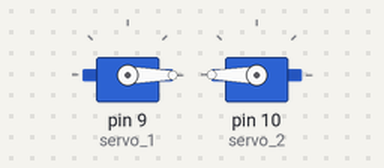
A sketch run on a simulated Arduino Uno, built with avr-gcc and run on an emulated ATmega328P. Shown: 2 × servo.

Above: at 0.1 s.
At 19.1 s:
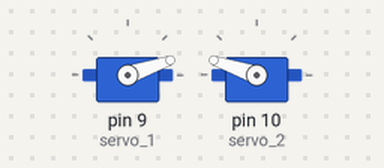
At 39.1 s:
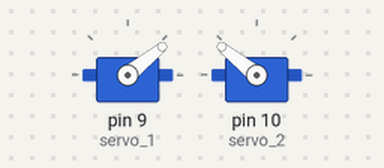
Timing chart, 0 to 40.0 s (numbered marks = the images above):
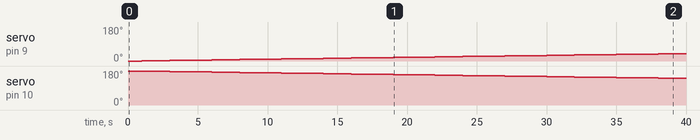

Measured:
- by itself, servo on pin 9 (servo_1): moves from 0° to 39° over 38.0 s
- by itself, servo on pin 10 (servo_2): moves from 180° to 141° over 38.0 s

The sketch:

pregunta3_Robotica.ino
```cpp
#include <Servo.h>

Servo servo_1;
Servo servo_2;

void setup() {
  servo_1.attach(9);
  servo_2.attach(10);
}

void loop() {

  servo_1.write(0);
  servo_2.write(0);

  for (int i = 0; i <= 180; i++){
    servo_1.write(i);
    servo_2.write(180-i);
    delay(1000);
  }

  delay(500);
}
```
